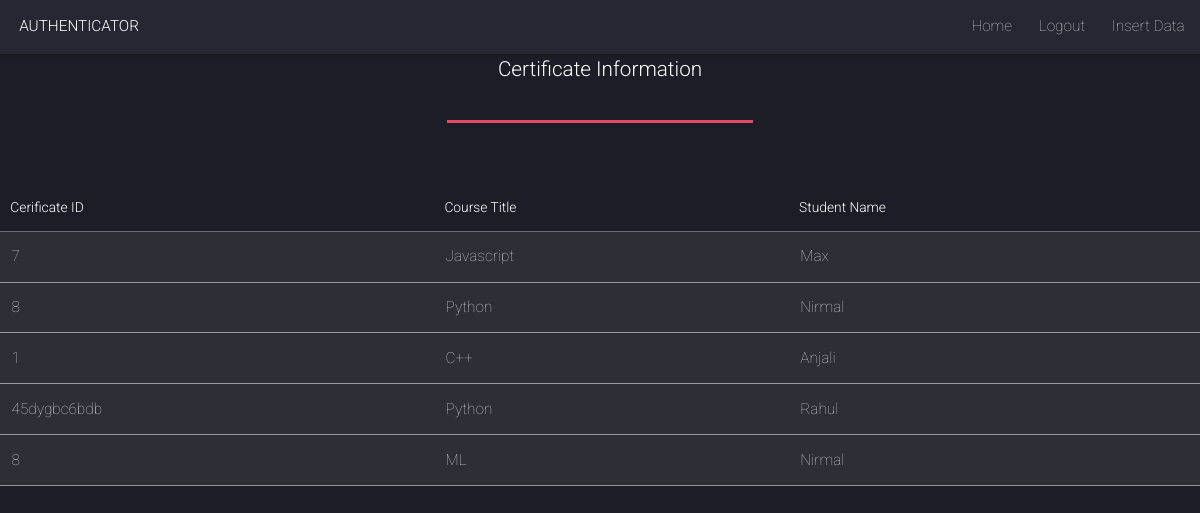
The page /employee/A/ on the database as committed earlier.
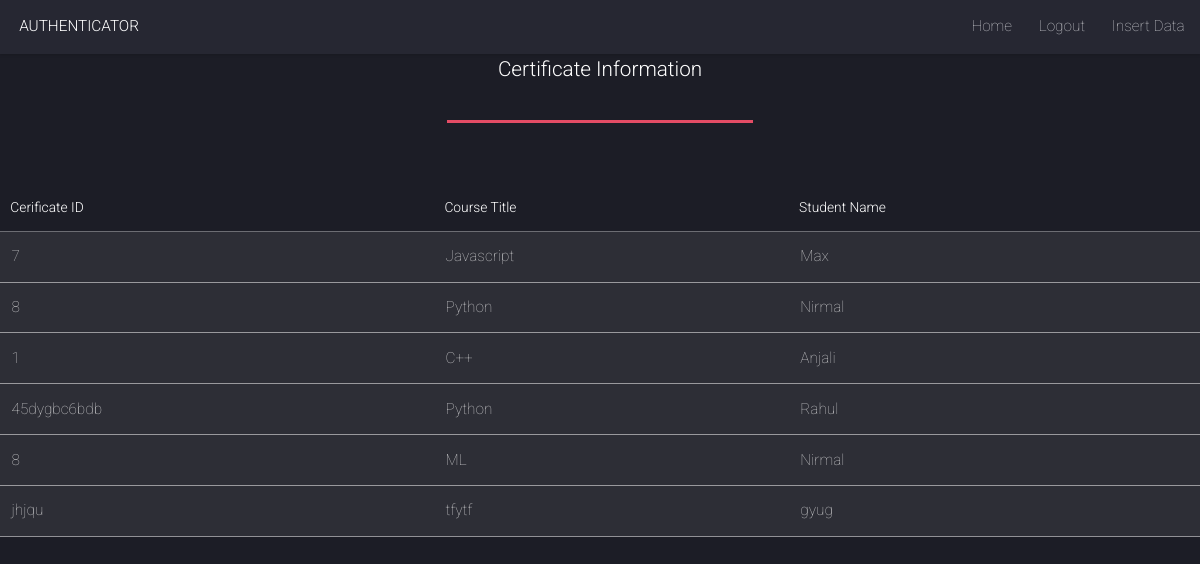
The same page on the database as committed later.
### employee/models.py (models this page shows, shortened)
class A_data(models.Model):
    certi_no = models.CharField(max_length = 255, default=False)
    username = models.CharField(max_length = 255)
    course = models.CharField(max_length=100)
    father = models.CharField(max_length=100)
    image = models.ImageField(upload_to='images/')

### employee/views.py (the view)
# urls.py: path("A/", views.A, name="A"),
def A(request):
    employee = A_data.objects
    return render(request, 'employee/A.html', {'employee':employee})

### employee/templates/employee/A.html
{% extends 'employee/homepage.html' %}
{% block body %}
<header class="major">
  <h3>Certificate Information</h3>
</header>
  <section>
    <div class="table-wrapper">
      <table>
        <thead>
          <tr>
            <th>Cerificate ID</th>
            <th>Course Title</th>
            <th>Student Name</th>
          </tr>
        </thead>
        {% for A in employee.all %}
        <tbody>
          <tr onclick="window.location='{% url 'detail' A.id %}';" style="cursor: pointer;">
            <td> {{ A.certi_no }}</td>
            <td>{{ A.course }}</td>
            <td>{{ A.username }}</td>
          </tr>
        </div>
          <tr>
{% endfor %}
{% endblock %}

Rows that differ between the two databases and show on the page:
added A_data: certi_no "jhjqu", course "tfytf", username "gyug"
